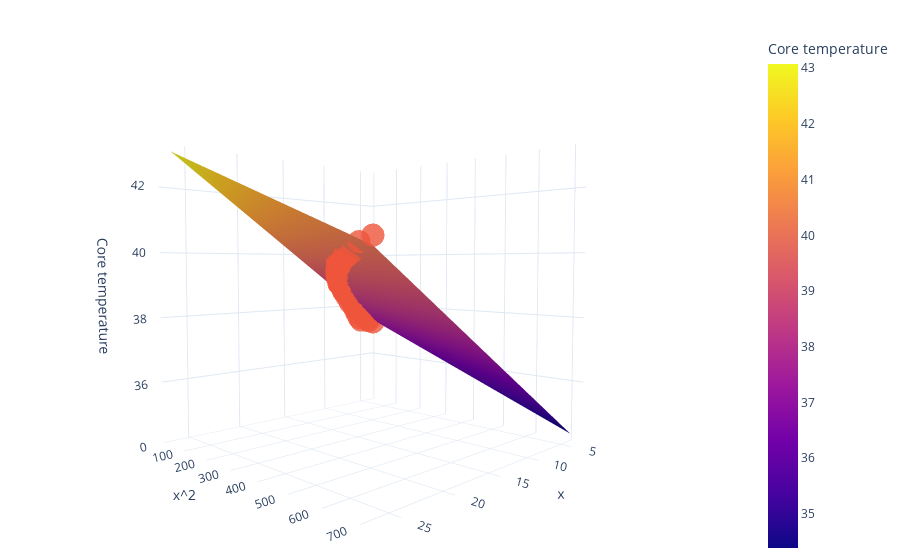

The notebook cell this image was saved under:
### Markdown cell above
Let's chart our model as a 3D chart. We'll view $X$ and $X^2$ as two separate parameters. Notice that if you rotate the visual just right, our regression model is still a flat plane. This is why polynomial models are still considered to be `linear models`.

### Code cell
import numpy as np
fig = graphing.surface(
    x_values=np.array([min(dataset.protein_content_of_last_meal), max(dataset.protein_content_of_last_meal)]),
    y_values=np.array([min(dataset.protein_content_of_last_meal)**2, max(dataset.protein_content_of_last_meal)**2]),
    calc_z=lambda x,y: polynomial_model.params[0] + (polynomial_model.params[1] * x) + (polynomial_model.params[2] * y),
    axis_title_x="x",
    axis_title_y="x^2",
    axis_title_z="Core temperature"
)
# Add our datapoints to it and display
fig.add_scatter3d(x=dataset.protein_content_of_last_meal, y=dataset.protein_content_of_last_meal**2, z=dataset.core_temperature, mode='markers')
fig.show()
